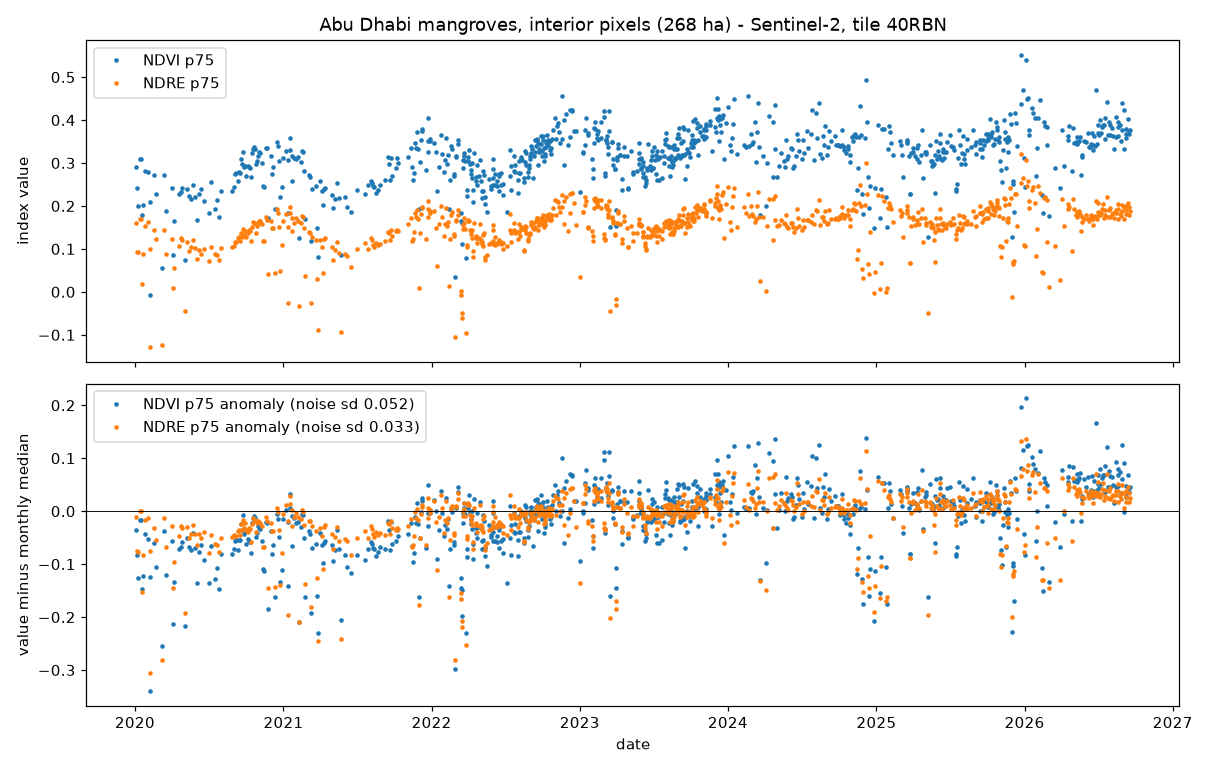

Reproduce this figure in Python.
"""Feasibility spike #2: is the Sentinel-2 red-edge time series over Abu Dhabi mangroves clean enough
to build an early-warning signal on?

Steps
 1. Find the densest ~3 km cell of ESA WorldCover-2021 mangrove (class 95) inside the Abu Dhabi box.
 2. Pull Sentinel-2 L2A (one MGRS tile, 2020-2026) for that cell straight from the cloud (no downloads).
 3. Per date: cloud-mask with SCL, keep interior mangrove pixels, compute NDVI and NDRE statistics.
 4. Remove the seasonal cycle (monthly medians) and report the noise left over, i.e. the smallest
    decline we could hope to detect.

Requires: pystac-client, planetary-computer, rasterio, scipy, numpy, matplotlib
"""
import time, concurrent.futures as cf
import numpy as np, pystac_client, planetary_computer as pc, rasterio
from rasterio.merge import merge
from rasterio.warp import transform_bounds, reproject, Resampling
from rasterio.windows import Window, from_bounds
from scipy import ndimage as ndi
from shapely.geometry import box, shape
import matplotlib
matplotlib.use("Agg")
import matplotlib.pyplot as plt

BOX = [54.30, 24.35, 54.70, 24.65]          # Abu Dhabi mangrove box (same as spike #1)
CELL = 0.03                                  # ~3 km analysis cell
PERIOD = "2020-01-01/2026-09-19"
TIME_BUDGET_S = 420                          # stop reading after this many seconds, use what we have
OUT_PNG = "analysis/02_s2_timeseries_spike.png"

cat = pystac_client.Client.open("https://planetarycomputer.microsoft.com/api/stac/v1", modifier=pc.sign_inplace)

# ---- 1. densest mangrove cell -------------------------------------------------------------------------
wc_items = list(cat.search(collections=["esa-worldcover"], bbox=BOX, datetime="2021-01-01/2021-12-31").items())
arr, tr = merge([rasterio.open(i.assets["map"].href) for i in wc_items], bounds=BOX)
mang = arr[0] == 95
best, best_n = None, -1
lon = BOX[0]
while lon < BOX[2] - 1e-9:
    lat = BOX[1]
    while lat < BOX[3] - 1e-9:
        r0, c0 = rasterio.transform.rowcol(tr, lon, lat + CELL)      # top-left pixel
        r1, c1 = rasterio.transform.rowcol(tr, lon + CELL, lat)      # bottom-right pixel
        n = int(mang[max(r0, 0):r1, max(c0, 0):c1].sum())
        if n > best_n:
            best, best_n = [lon, lat, lon + CELL, lat + CELL], n
        lat += CELL
    lon += CELL
aoi = best
print(f"AOI cell {np.round(aoi, 3)} -> {best_n * 0.01:.0f} ha of WorldCover mangrove")

wc_arr, wc_tr = merge([rasterio.open(i.assets["map"].href) for i in wc_items], bounds=aoi)
wc_mang = (wc_arr[0] == 95).astype("uint8")

# ---- 2. Sentinel-2 scenes (one tile only, so one observation per date) ------------------------------------
found = list(cat.search(collections=["sentinel-2-l2a"], bbox=aoi, datetime=PERIOD,
                        query={"eo:cloud_cover": {"lt": 40}}).items())
full = [i for i in found if shape(i.geometry).contains(box(*aoi))]
tiles = {}
for i in full:
    tiles.setdefault(i.properties["s2:mgrs_tile"], []).append(i)
tile, items = max(tiles.items(), key=lambda kv: len(kv[1]))
items.sort(key=lambda i: i.datetime)
print(f"{len(found)} scenes intersect, using tile {tile}: {len(items)} scenes with <40% scene cloud")

# grid definition from the first scene (all scenes of one tile share the same grid)
with rasterio.open(items[0].assets["B04"].href) as ds:
    crs = ds.crs
    w = from_bounds(*transform_bounds("EPSG:4326", crs, *aoi), ds.transform)
    WIN = Window(int(round(w.col_off)), int(round(w.row_off)), int(round(w.width)), int(round(w.height)))
    win_tr = ds.window_transform(WIN)
H, W = int(WIN.height), int(WIN.width)

# WorldCover mask on the Sentinel-2 grid, shrunk by 1 px so edge (mixed) pixels are dropped
mask = np.zeros((H, W), "uint8")
reproject(wc_mang, mask, src_transform=wc_tr, src_crs="EPSG:4326", dst_transform=win_tr, dst_crs=crs,
          resampling=Resampling.nearest)
mask = ndi.binary_erosion(mask.astype(bool), iterations=1)
print(f"interior mangrove pixels on the 10 m grid: {mask.sum()} ({mask.sum() * 0.01:.0f} ha)")


def read_band(href, native_window_from_bounds=True):
    """read the AOI window of one band, resampled (nearest) to the 10 m grid"""
    with rasterio.open(href) as ds:
        b = transform_bounds("EPSG:4326", ds.crs, *aoi)
        win = from_bounds(*b, ds.transform)
        win = Window(int(round(win.col_off)), int(round(win.row_off)),
                     max(int(round(win.width)), 1), max(int(round(win.height)), 1))
        return ds.read(1, window=win, out_shape=(H, W), resampling=Resampling.nearest).astype("float32")


def process(item):
    """-> (date, valid fraction, NDVI median, NDVI p75, NDRE median, NDRE p75) over interior mangrove pixels"""
    try:
        a = item.assets
        b04, b08, b05, b8a = (read_band(a[k].href) for k in ("B04", "B08", "B05", "B8A"))
        scl = read_band(a["SCL"].href)
        # processing baseline >= 04.00 (since Jan 2022) adds a +1000 offset to the digital numbers
        off = 1000.0 if float(item.properties.get("s2:processing_baseline", "4.0")) >= 4.0 else 0.0
        r = lambda x: np.clip((x - off) / 10000.0, 0, None)
        red, nir, re1, nir2 = r(b04), r(b08), r(b05), r(b8a)
        ok = mask & ~np.isin(scl, [0, 1, 3, 8, 9, 10, 11])          # no nodata/saturated/shadow/cloud/cirrus/snow
        vf = ok.sum() / max(mask.sum(), 1)
        if ok.sum() < 30:
            return item.datetime.date(), vf, *([np.nan] * 4)
        ndvi = (nir - red) / (nir + red + 1e-6)
        ndre = (nir2 - re1) / (nir2 + re1 + 1e-6)
        return (item.datetime.date(), vf, np.median(ndvi[ok]), np.percentile(ndvi[ok], 75),
                np.median(ndre[ok]), np.percentile(ndre[ok], 75))
    except Exception as e:                                          # one bad scene must not stop the run
        return item.datetime.date(), 0.0, *([np.nan] * 4)


# ---- 3. read all scenes in parallel (bounded by a time budget) ---------------------------------------------
t0, rows = time.time(), []
with cf.ThreadPoolExecutor(12) as ex:
    futs = [ex.submit(process, it) for it in items]
    for f in cf.as_completed(futs, timeout=None):
        rows.append(f.result())
        if time.time() - t0 > TIME_BUDGET_S:
            for g in futs: g.cancel()
            break
rows.sort(key=lambda r: r[0])
print(f"read {len(rows)}/{len(items)} scenes in {time.time() - t0:.0f} s")

dates = np.array([r[0] for r in rows]); vf = np.array([r[1] for r in rows])
vals = np.array([r[2:] for r in rows], dtype=float)                 # ndvi_med, ndvi_p75, ndre_med, ndre_p75
good = (vf >= 0.5) & np.isfinite(vals).all(axis=1)
print(f"scenes with >=50% clean mangrove pixels: {good.sum()}  (per year: " +
      str({y: int(sum(1 for d, g in zip(dates, good) if g and d.year == y)) for y in range(2020, 2027)}) + ")")

# ---- 4. seasonal cycle and residual noise -------------------------------------------------------------------
names = ["NDVI median", "NDVI p75", "NDRE median", "NDRE p75"]
months = np.array([d.month for d in dates])
fig, axes = plt.subplots(2, 1, figsize=(11, 7), sharex=True)
print(f"\n{'series':12s} {'seasonal range':>15s} {'noise (robust sd)':>18s} {'range/noise':>12s}")
for k, name in enumerate(names):
    v = vals[:, k]
    clim = {m: np.nanmedian(v[good & (months == m)]) for m in range(1, 13) if (good & (months == m)).sum() >= 3}
    anom = np.array([v[j] - clim[months[j]] if (good[j] and months[j] in clim) else np.nan for j in range(len(v))])
    a = anom[np.isfinite(anom)]
    noise = 1.4826 * np.median(np.abs(a - np.median(a)))
    rng = max(clim.values()) - min(clim.values())
    print(f"{name:12s} {rng:15.3f} {noise:18.3f} {rng / noise:12.1f}")
    if name in ("NDVI p75", "NDRE p75"):
        axes[0].plot(np.array(dates)[good], v[good], ".", ms=4, label=name)
        axes[1].plot(np.array(dates), anom, ".", ms=4, label=f"{name} anomaly (noise sd {noise:.3f})")
axes[0].set_title(f"Abu Dhabi mangroves, interior pixels ({mask.sum() * 0.01:.0f} ha) - Sentinel-2, tile {tile}")
axes[1].axhline(0, color="k", lw=.6)
axes[0].legend(); axes[1].legend(); axes[1].set_xlabel("date")
axes[0].set_ylabel("index value"); axes[1].set_ylabel("value minus monthly median")
plt.tight_layout(); plt.savefig(OUT_PNG, dpi=110)
print("saved", OUT_PNG)
